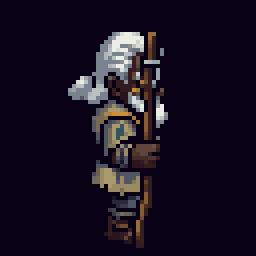
#> input picture art/raw/g13b-job1/b/npc-kesh/east.png, 64 x 64 px (shown 4 times larger)
$ python -i reduce_icons.py   (imports and definitions only)
#> lines starting #> are read from the running program, lines starting #| are printed output that depends on the picture
"""Reduce the picked 32x32 icons of art job g13b-job1 to 16x16 (not app code).

For each 2x2 block: the most frequent opaque colour wins; the block is transparent
if fewer than 2 of its 4 pixels are opaque; a tie goes to the darker colour (lower
OKLab L). Then every colour is snapped to the nearest of the 28 palette colours in
OKLab. Writes <id>-16.png next to the 32 px original.

Usage: python3 reduce_icons.py            (from anywhere; paths are relative to this file)
"""

from collections import Counter
from pathlib import Path

from PIL import Image

HERE = Path(__file__).resolve().parent
ICONS = ["icon-ration", "icon-sparkglass", "icon-tonic", "icon-bomb"]
# (option, path of the 32 px original relative to HERE)
SOURCES = [("b", "b/{id}/{id}.png"), ("c", "c/{id}/pick.png")]

PALETTE = [
    "#F4EFE6", "#D9D2E9", "#A99FC4", "#5B5478", "#2A2540", "#F2B65A", "#C9733A",
    "#4A4E57", "#7D8794", "#3E5C7A", "#A8743A", "#C79A3E", "#8A6420", "#E9E4D4",
    "#2F7F7A", "#C98F78", "#9C5B4A", "#E3C29E", "#24305A", "#E8E2D6", "#FFF4C7",
    "#8C7F6E", "#5E5448", "#FBF8F0", "#D8B24A", "#F07A3A", "#B5402E", "#1C2147",
]
OPAQUE = 128  # alpha at or above this counts as an opaque pixel


def hex_rgb(h: str) -> tuple[int, int, int]:
    return int(h[1:3], 16), int(h[3:5], 16), int(h[5:7], 16)


def oklab(rgb: tuple[int, int, int]) -> tuple[float, float, float]:
    def lin(c: int) -> float:
        v = c / 255
        return v / 12.92 if v <= 0.04045 else ((v + 0.055) / 1.055) ** 2.4

    r, g, b = (lin(c) for c in rgb)
    l = 0.4122214708 * r + 0.5363325363 * g + 0.0514459929 * b
    m = 0.2119034982 * r + 0.6806995451 * g + 0.1073969566 * b
    s = 0.0883024619 * r + 0.2817188376 * g + 0.6299787005 * b
    l, m, s = (x ** (1 / 3) for x in (l, m, s))
    return (
        0.2104542553 * l + 0.7936177850 * m - 0.0040720468 * s,
        1.9779984951 * l - 2.4285922050 * m + 0.4505937099 * s,
        0.0259040371 * l + 0.7827717662 * m - 0.8086757660 * s,
    )


PAL_RGB = [hex_rgb(h) for h in PALETTE]
PAL_LAB = [oklab(c) for c in PAL_RGB]


def snap(rgb: tuple[int, int, int]) -> tuple[int, int, int]:
    lab = oklab(rgb)
    best = min(range(len(PAL_LAB)), key=lambda i: sum((a - b) ** 2 for a, b in zip(lab, PAL_LAB[i])))
    return PAL_RGB[best]


def reduce(src: Image.Image) -> Image.Image:
    im = src.convert("RGBA")
    assert im.size == (32, 32), im.size
    out = Image.new("RGBA", (16, 16), (0, 0, 0, 0))
    for y in range(16):
        for x in range(16):
            block = [im.getpixel((2 * x + dx, 2 * y + dy)) for dy in (0, 1) for dx in (0, 1)]
            opaque = [p[:3] for p in block if p[3] >= OPAQUE]
            if len(opaque) < 2:
                continue
            counts = Counter(opaque)
            top = max(counts.values())
            tied = [c for c, n in counts.items() if n == top]
            colour = min(tied, key=lambda c: oklab(c)[0])  # ties go to the darker colour
            out.putpixel((x, y), (*snap(colour), 255))
    return out


def main() -> None:
    for icon in ICONS:
        for option, pattern in SOURCES:
            src = HERE / pattern.format(id=icon)
            dst = src.parent / f"{icon}-16.png"
            reduce(Image.open(src)).save(dst)
            print(f"{option}/{icon}: {src.relative_to(HERE)} -> {dst.relative_to(HERE)}")


# [2 lines not run here, left out]

>>> import cv2
>>> picture = cv2.imread('b/npc-kesh/east.png', cv2.IMREAD_GRAYSCALE)
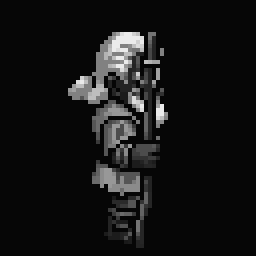
#> picture: shape (64, 64) (shown 4 times larger); min 6, max 235, mean 20.5
#> (the run stopped early here; a loop or call above may not have finished)
